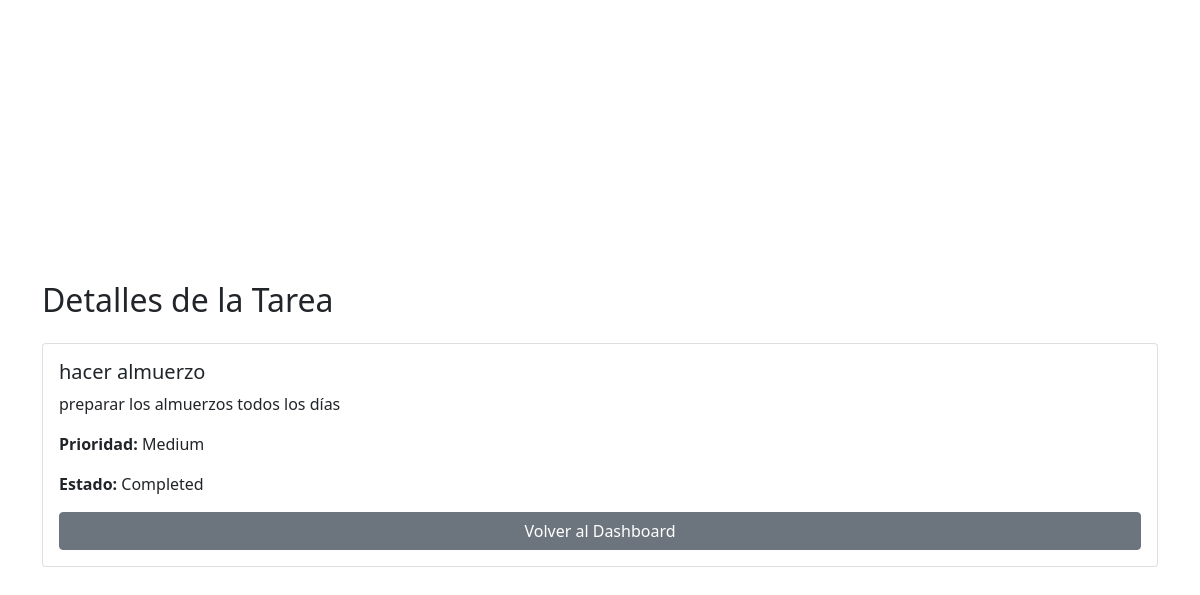
The page /task_detail.php?id=1 (signed in) on the database its author committed.
### tables this page shows
CREATE TABLE `tasks` (
  `id` int(11) NOT NULL AUTO_INCREMENT,
  `title` varchar(255) NOT NULL,
  `description` text DEFAULT NULL,
  `priority` enum('low','medium','high') NOT NULL,
  `status` enum('pending','completed') DEFAULT 'pending',
  `user_id` int(11) NOT NULL,
  PRIMARY KEY (`id`),
  KEY `user_id` (`user_id`),
  CONSTRAINT `tasks_ibfk_1` FOREIGN KEY (`user_id`) REFERENCES `users` (`id`)
);

### task_detail.php (the view, shortened to what this page needs)
<?php
include 'db.php';
$task_id = $_GET['id'] ?? null;
$user_id = $_SESSION['user']['id'];
$query = "SELECT * FROM tasks WHERE id = $task_id AND user_id = $user_id";
$result = mysqli_query($conn, $query);
$task = mysqli_fetch_assoc($result);
include 'templates/header.php';
?>
<div class="container mt-5">
    <h2 class="mb-4">Detalles de la Tarea</h2>
    <div class="card">
        <div class="card-body">
            <h5 class="card-title"><?php echo $task['title']; ?></h5>
            <p class="card-text"><?php echo $task['description']; ?></p>
            <p><strong>Prioridad:</strong> <?php echo ucfirst($task['priority']); ?></p>
            <p><strong>Estado:</strong> <?php echo ucfirst($task['status']); ?></p>
            <a href="dashboard.php" class="btn btn-secondary">Volver al Dashboard</a>
        </div>
    </div>
</div>
<?php
include 'templates/footer.php';
?>

### css/styles.css (style rules this page uses)
.card { height: 100%; display: flex; flex-direction: column; justify-content: space-between; }
.card-body { display: flex; flex-direction: column; justify-content: space-between; }
.card { height: 100%; }

### rows shown on the page
tasks: title "hacer almuerzo", description "preparar los almuerzos todos los días", priority "Medium", status "Completed"
